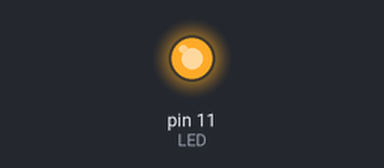
The sketch below on a simulated Arduino Uno, built with avr-gcc and run on an emulated ATmega328P. Shown: output pins drawn as LEDs (lit = HIGH).

Above: at 1.0 s.
At 3.5 s:
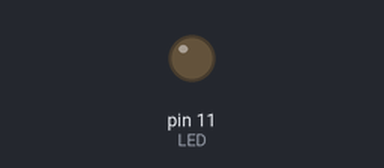
Timing chart, 0 to 6.5 s (numbered marks = the images above):
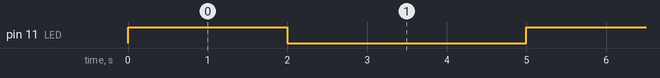

Measured:
- by itself, pin 11 (LED): alternates HIGH for 2.0 s and LOW for 3.0 s

The sketch:

t1-1.ino
```cpp
const int LED = 11;

void setup() {
  pinMode(LED, OUTPUT);
}

void loop() {
  digitalWrite(LED, HIGH);
  delay(2000);
  digitalWrite(LED, LOW);
  delay(3000);
}
```
